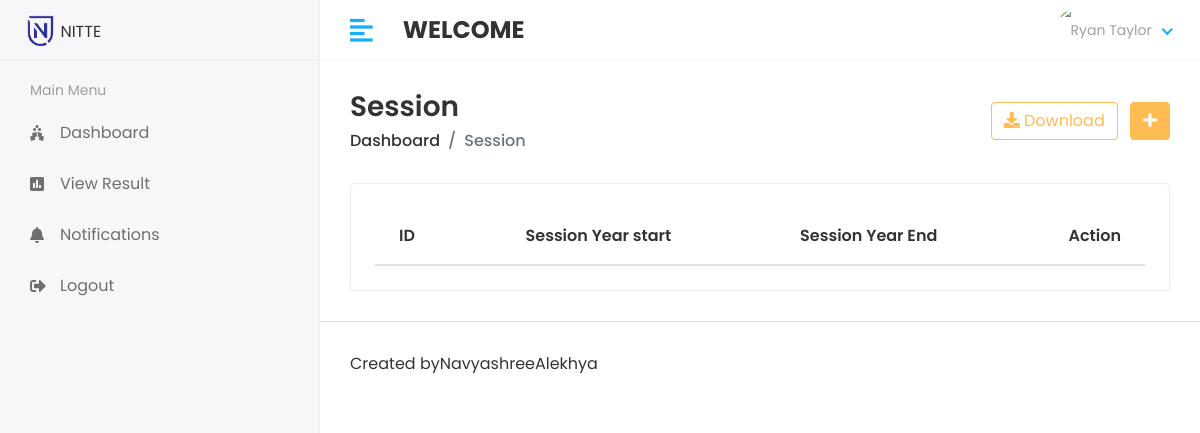
Page /HOD/Session/View on the earlier database version.
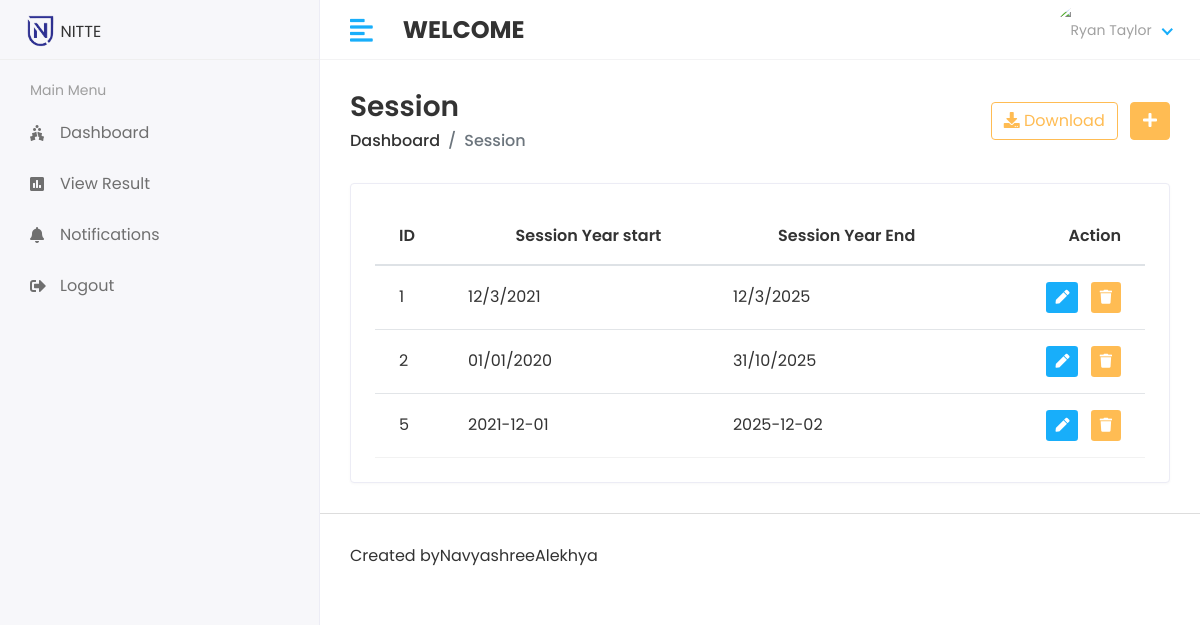
Same page on the later database version.
### app/models.py (models this page shows, shortened)
class Session_Year(models.Model):
    session_start=models.CharField(max_length=100)
    session_end=models.CharField(max_length=100)

### student_management_system/HODviews.py (the view)
# urls.py: path('HOD/Session/View',HODviews.VIEW_SESSION,name='view_session'),
def VIEW_SESSION(request):
    session=Session_Year.objects.all()
    context={
        'session':session,
    }
    return render(request,'HOD/view_session.html',context)

### templates/HOD/view_session.html (shortened to what this page needs)
{% extends "base.html" %}
{% block content %}
<div class="content container-fluid">
    <div class="page-header">
       <div class="row align-items-center">
          <div class="col">
             <h3 class="page-title">Session</h3>
             <ul class="breadcrumb">
                <li class="breadcrumb-item"><a href="index.html">Dashboard</a></li>
                <li class="breadcrumb-item active">Session</li>
             </ul>
          </div>
          <div class="col-auto text-right float-right ml-auto">
             <a href="#" class="btn btn-outline-primary mr-2"><i class="fas fa-download"></i> Download</a>
             <a href="{% url "add_course" %}" class="btn btn-primary"><i class="fas fa-plus"></i></a>
          </div>
       </div>
    </div>
    <div class="row">
       <div class="col-sm-12">
          <div class="card card-table">
             <div class="card-body">
                <div class="table-responsive">
                   <table id="table_id" class="table table-hover table-center mb-0 ">
                      <thead>
                         <tr>
                            <th>ID</th>
                            <th class="text-center">Session Year start</th>
                            <th class="text-center">Session Year End</th>
                            <th class="text-right">Action</th>
                         </tr>
                      </thead>
                      <tbody>
                        {% for i in session  %}
                         <tr>
                            <td>{{i.id}}</td>
                            <td>{{i.session_start}}</td>
                            <td>{{i.session_end}}</td>
                            <td class="text-right">
                               <div class="actions">
                                  <a href="{% url "edit_session" i.id %}" class="btn btn-sm bg-success-light mr-2">
                                  <i class="fas fa-pen"></i>
                                  </a>
                                  <a href="{% url "delete_session" i.id %}" class="btn btn-sm bg-danger-light">
                                  <i class="fas fa-trash"></i>
                                  </a>
                               </div>
                            </td>
                         </tr>
                         {% endfor %}
                      </tbody>
                   </table>
                </div>
             </div>
          </div>
       </div>
    </div>
 </div>
{% endblock content %}

Differences in the rows shown:
added Session_Year: id "1", session_start "12/3/2021", session_end "12/3/2025"
added Session_Year: id "2", session_start "01/01/2020", session_end "31/10/2025"
added Session_Year: id "5", session_start "2021-12-01", session_end "2025-12-02"
